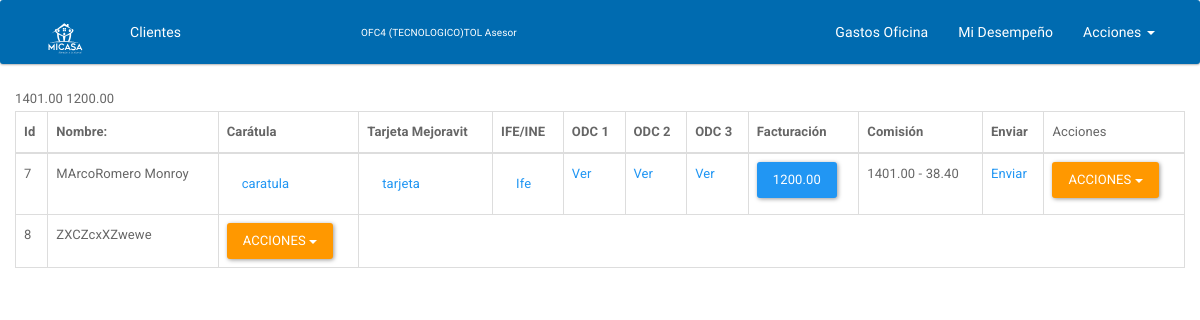
/clientes/ (signed in), run on the app's committed database.
### usuarios/models.py (models this page shows, shortened)
class Datos(models.Model):
    usuario = models.ForeignKey(User)
    tipo = models.CharField(max_length=2, choices=PERSONAL_CHOICES)
    porcentaje_ganancia = models.CharField(max_length=1, choices=PORCENTAJE_GANANCIA_CHOICES)
    sucursal = models.ForeignKey(Sucursal, blank=True, null=True)
    claveinterb = models.CharField('Clave Interbancaria',max_length =18)
    num_de_cuenta = models.CharField(max_length=16)
    banco = models.CharField(max_length=50)

class Sucursal(models.Model):
    nombre = models.CharField(max_length=50)
    direccion = models.CharField(max_length=50)
    estado = models.CharField(max_length=50)
    telefono = models.SmallIntegerField()
    color = models.CharField(max_length=6, default='#2FCC71')
    class Meta:
        verbose_name_plural = 'Sucursales'
    def __str__(self):
        return self.nombre

### app/models.py (models this page shows, shortened)
class PrimerRegistro(models.Model):
    nombre = models.CharField(max_length=55)
    apellidos = models.CharField(max_length=80)
    calle = models.CharField(max_length=80, null=True)
    numero = models.CharField(max_length=20, null=True)
    colonia_fraccionamiento = models.CharField('Colonia o Fraccionamiento',max_length=200, null=True)
    municipio_delegacion = models.CharField('Municio o Deledación', max_length=200, null=True)
    endidad = models.CharField(max_length=50, null=True)
    cp = models.CharField(max_length=20, null=True)
    nss = models.CharField( 'nss', max_length=11, null=True)
    telefono = models.PositiveIntegerField('teléfono', )
    empresa = models.CharField(max_length=254)
    registro_patronal = models.CharField(max_length=15)
    comision = models.DecimalField('comisión', max_digits=7, decimal_places=2)
    fecha = models.DateTimeField(auto_now_add=True, null=True)
    email = models.EmailField()
    numero_de_cuenta = models.CharField('número de cuenta', max_length=16)
    banco = models.CharField(max_length=15)
    operador = models.ForeignKey(User, null=True, blank=True)
    class Meta:
        verbose_name_plural = 'Primer Registro'

class SegundoRegistro(models.Model):
    cliente = models.ForeignKey(PrimerRegistro)
    fecha = models.DateField(auto_now_add=True)
    ife = models.FileField(upload_to=guardar_ife, blank=True, null=True)
    caratula = models.FileField(upload_to=guardar_caratula, blank=True, null=True)
    tarjeta_de_mejoravit = models.FileField(upload_to=guardar_tarjeta, blank=True, null=True)
    credito = models.DecimalField('crédito', max_digits=7, decimal_places=2, blank=True, null=True)
    operador = models.ForeignKey(User, null=True, blank=True)
    class Meta:
        verbose_name_plural = 'Segundo Registro'
        verbose_name = 'Segundo Registro'
    def comisiona(self):
        manoDeObraInfo = (self.credito-(self.credito*20/100))
        iva = (manoDeObraInfo*20/100)
        micomision = (iva*20/100)
        return micomision

### app/views.py (the view)
# urls.py: url(r'^clientes/', views.clientes, name='clientes'),
@login_required(login_url='/')
def clientes(request):
    usuario = request.user
    if request.method == 'POST':
        form = SegundoRegistroForm(request.POST, request.FILES)
        if form.is_valid():
            cliente = form.cleaned_data['cliente']
            ife = form.cleaned_data['ife']
            caratula = form.cleaned_data['caratula']
            tarjeta = form.cleaned_data['tarjeta_de_mejoravit']
            credito = form.cleaned_data['credito']
            getcliente = PrimerRegistro.objects.get(id = cliente)
            operador = form.operador = getcliente.operador
            ar = SegundoRegistro.objects.create(cliente=getcliente, ife=ife,caratula=caratula, tarjeta_de_mejoravit=tarjeta,credito=credito , operador=operador)
            ar.save()
            return redirect('clientes')
    else:
        form = SegundoRegistroForm()
    datos = Datos.objects.get(usuario=usuario)
    sucursa = datos.sucursal
    asesore = Datos.objects.filter(sucursal=sucursa ).filter(tipo =1)
    cliente = PrimerRegistro.objects.filter(operador__id__in=asesore)
    tarjeta = SegundoRegistro.objects.filter(operador__id__in=asesore)
    ordenes = Order.objects.filter(operador__username__contains=asesore)
    orden1 = Order.objects.filter(Q(orden_compra="1") & Q(operador__id__in=asesore))
    orden2 = Order.objects.filter(Q(orden_compra="2") & Q(operador__id__in=asesore))
    orden3 = Order.objects.filter(Q(orden_compra="3") & Q(operador__id__in=asesore))
    odcs = Order.objects.filter(Q(operador__username__contains=usuario))
    return render(request, 'clientes.html', {
            'cliente': cliente,
            'tarjeta': tarjeta,
            'ordenes': ordenes,
            'orden1': orden1,
            'orden2': orden2,
            'orden3': orden3,
            'odcs': odcs,
            'form':form,
            'datos':datos
        })

### app/templates/clientes.html (shortened to what this page needs)
{% extends "base/base-asistente.html" %}
{% block css_add %}
    {% load staticfiles %}
{% endblock css_add %}
{% block sucursal %}
    {{ datos.sucursal }}
    {{ datos.get_tipo_display }}
{% endblock %}
{% block contenido %}
    <div class="row" data-ng-app="Clientes">
        <div class="table-responsive">
		    <table class="table table-bordered display" id="example">
		    <thead>
		      <tr>
                  <th>Id</th>
		        <th>Nombre:</th>
		        <th>Carátula</th>
		        <th>Tarjeta Mejoravit</th>
                <th>IFE/INE</th>
		        <th>ODC 1</th>
		        <th>ODC 2</th>
		        <th>ODC 3</th>
		        <th>Facturación</th>
                <th>Comisión</th>
                  <th>Enviar</th>
                <td>Acciones</td>
		      </tr>
		    </thead>
		    <tbody >
                    {% for foo in cliente %}
                        <tr>
                            <td>
                                {{ foo.id }}
                            </td>
                            <td>{{ foo.nombre }}{{ foo.apellidos }}</td>
                            {% if tarjeta %}
                            {% for faa in tarjeta %}
                                {% if faa.cliente.id == foo.id %}
                                <td>
                                    <ul class="nav nav-pills">
                                        <li role="presentation"><a href="{{ MEDIA_URL }}{{ faa.caratula.url }}"  target="_blank">caratula</a></li>
                                    </ul>
                                </td>
                                <td>
                                    <ul class="nav nav-pills">
                                        <li role="presentation"><a href="{{ MEDIA_URL }}{{ faa.tarjeta_de_mejoravit.url }}"  target="_blank">tarjeta</a></li>
                                    </ul>
                                </td>
                                <td>
                                    <ul class="nav nav-pills">
                                        <li role="presentation"><a href="{{ MEDIA_URL }}{{ faa.ife.url }}"  target="_blank">Ife</a></li>
                                    </ul>
                                </td>
                                <td>
                                    <a href="{% url 'odc1' cliente_id=foo.id %}">Ver</a>
                                </td>
                                <td>
                                    <a href="{% url 'odc2' cliente_id=foo.id %}">Ver</a>
                                </td>
                                <td>
                                    <a href="{% url 'odc3' cliente_id=foo.id %}">Ver</a>
                                </td>
                                <td data-ng-controller="CalculatorController">
                                    <button type="button" class="btn btn-primary" data-target="#{{faa.cliente.id}}{{faa.cliente.nss}}" data-toggle="modal" data-ng-init="montoInicial={{ faa.credito}}" data-ng-click="calculate()">{{ faa.credito }}</button>
                                </td>
                                <td>
                                    {{ foo.comision }}
                                    -
                                    {{ faa.comisiona }}
                                </td>
                                <td>
                                    <a href="{% url 'enviar_email' cliente_id=foo.id %}">Enviar</a>
                                </td>
                            {% endif %}
                            {% endfor %}
                        {% endif %}
                            <td>
                                <div class="dropdown">
                                    <button class="btn btn-warning dropdown-toggle" type="button" id="dropdownMenu2" data-toggle="dropdown" aria-haspopup="true" aria-expanded="true">
                                        Acciones <span class="caret"></span>
                                    </button>
                                </div>
                            </td>
                        </tr>
                    {% endfor %}
		    </tbody>
		 </table>
        </div>
    </div>
{% endblock contenido %}

### data on the page
Datos: sucursal "OFC4 (TECNOLOGICO)TOL", tipo "Asesor"
PrimerRegistro: id "7", nombre "MArco", apellidos "Romero Monroy", comision "1401.00"
SegundoRegistro: credito "1200.00", comisiona "38.40"
PrimerRegistro: id "8", nombre "ZXCZcxXZ", apellidos "wewe"
